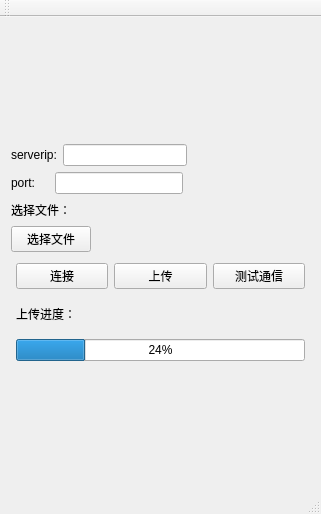
<?xml version="1.0" encoding="UTF-8"?>
<ui version="4.0">
 <class>MainWindow</class>
 <widget class="QMainWindow" name="MainWindow">
  <property name="geometry">
   <rect>
    <x>0</x>
    <y>0</y>
    <width>321</width>
    <height>514</height>
   </rect>
  </property>
  <property name="windowTitle">
   <string>MainWindow</string>
  </property>
  <widget class="QWidget" name="centralWidget">
   <layout class="QVBoxLayout" name="verticalLayout">
    <item>
     <spacer name="verticalSpacer_2">
      <property name="orientation">
       <enum>Qt::Vertical</enum>
      </property>
      <property name="sizeHint" stdset="0">
       <size>
        <width>20</width>
        <height>40</height>
       </size>
      </property>
     </spacer>
    </item>
    <item>
     <layout class="QHBoxLayout" name="horizontalLayout">
      <item>
       <widget class="QLabel" name="ipLb">
        <property name="text">
         <string>serverip:</string>
        </property>
       </widget>
      </item>
      <item>
       <widget class="QLineEdit" name="ipEd"/>
      </item>
      <item>
       <spacer name="horizontalSpacer">
        <property name="orientation">
         <enum>Qt::Horizontal</enum>
        </property>
        <property name="sizeHint" stdset="0">
         <size>
          <width>40</width>
          <height>20</height>
         </size>
        </property>
       </spacer>
      </item>
     </layout>
    </item>
    <item>
     <layout class="QHBoxLayout" name="horizontalLayout_2">
      <item>
       <widget class="QLabel" name="portLb">
        <property name="text">
         <string>port:    </string>
        </property>
       </widget>
      </item>
      <item>
       <widget class="QLineEdit" name="portEd"/>
      </item>
      <item>
       <spacer name="horizontalSpacer_2">
        <property name="orientation">
         <enum>Qt::Horizontal</enum>
        </property>
        <property name="sizeHint" stdset="0">
         <size>
          <width>40</width>
          <height>20</height>
         </size>
        </property>
       </spacer>
      </item>
     </layout>
    </item>
    <item>
     <layout class="QHBoxLayout" name="horizontalLayout_3">
      <item>
       <widget class="QLabel" name="label_2">
        <property name="text">
         <string>选择文件：</string>
        </property>
       </widget>
      </item>
      <item>
       <widget class="QLabel" name="fileLb">
        <property name="text">
         <string/>
        </property>
       </widget>
      </item>
      <item>
       <spacer name="horizontalSpacer_3">
        <property name="orientation">
         <enum>Qt::Horizontal</enum>
        </property>
        <property name="sizeHint" stdset="0">
         <size>
          <width>40</width>
          <height>20</height>
         </size>
        </property>
       </spacer>
      </item>
     </layout>
    </item>
    <item>
     <layout class="QHBoxLayout" name="horizontalLayout_4">
      <item>
       <widget class="QPushButton" name="fileBtn">
        <property name="text">
         <string>选择文件</string>
        </property>
       </widget>
      </item>
      <item>
       <spacer name="horizontalSpacer_4">
        <property name="orientation">
         <enum>Qt::Horizontal</enum>
        </property>
        <property name="sizeHint" stdset="0">
         <size>
          <width>40</width>
          <height>20</height>
         </size>
        </property>
       </spacer>
      </item>
     </layout>
    </item>
    <item>
     <layout class="QHBoxLayout" name="horizontalLayout_5">
      <property name="leftMargin">
       <number>5</number>
      </property>
      <property name="topMargin">
       <number>5</number>
      </property>
      <property name="rightMargin">
       <number>5</number>
      </property>
      <property name="bottomMargin">
       <number>5</number>
      </property>
      <item>
       <widget class="QPushButton" name="conBtn">
        <property name="text">
         <string>连接</string>
        </property>
       </widget>
      </item>
      <item>
       <widget class="QPushButton" name="uploadBtn">
        <property name="text">
         <string>上传</string>
        </property>
       </widget>
      </item>
      <item>
       <widget class="QPushButton" name="testBtn">
        <property name="text">
         <string>测试通信</string>
        </property>
       </widget>
      </item>
     </layout>
    </item>
    <item>
     <layout class="QHBoxLayout" name="horizontalLayout_6">
      <property name="leftMargin">
       <number>5</number>
      </property>
      <property name="topMargin">
       <number>5</number>
      </property>
      <property name="rightMargin">
       <number>5</number>
      </property>
      <property name="bottomMargin">
       <number>5</number>
      </property>
      <item>
       <widget class="QLabel" name="label">
        <property name="text">
         <string>上传进度：</string>
        </property>
       </widget>
      </item>
     </layout>
    </item>
    <item>
     <layout class="QHBoxLayout" name="horizontalLayout_7">
      <property name="leftMargin">
       <number>5</number>
      </property>
      <property name="topMargin">
       <number>5</number>
      </property>
      <property name="rightMargin">
       <number>5</number>
      </property>
      <property name="bottomMargin">
       <number>5</number>
      </property>
      <item>
       <widget class="QProgressBar" name="progressBar">
        <property name="value">
         <number>24</number>
        </property>
       </widget>
      </item>
     </layout>
    </item>
    <item>
     <spacer name="verticalSpacer">
      <property name="orientation">
       <enum>Qt::Vertical</enum>
      </property>
      <property name="sizeHint" stdset="0">
       <size>
        <width>20</width>
        <height>40</height>
       </size>
      </property>
     </spacer>
    </item>
   </layout>
  </widget>
  <widget class="QMenuBar" name="menuBar">
   <property name="geometry">
    <rect>
     <x>0</x>
     <y>0</y>
     <width>321</width>
     <height>24</height>
    </rect>
   </property>
  </widget>
  <widget class="QToolBar" name="mainToolBar">
   <attribute name="toolBarArea">
    <enum>TopToolBarArea</enum>
   </attribute>
   <attribute name="toolBarBreak">
    <bool>false</bool>
   </attribute>
  </widget>
  <widget class="QStatusBar" name="statusBar"/>
 </widget>
 <layoutdefault spacing="6" margin="11"/>
 <resources/>
 <connections/>
</ui>
